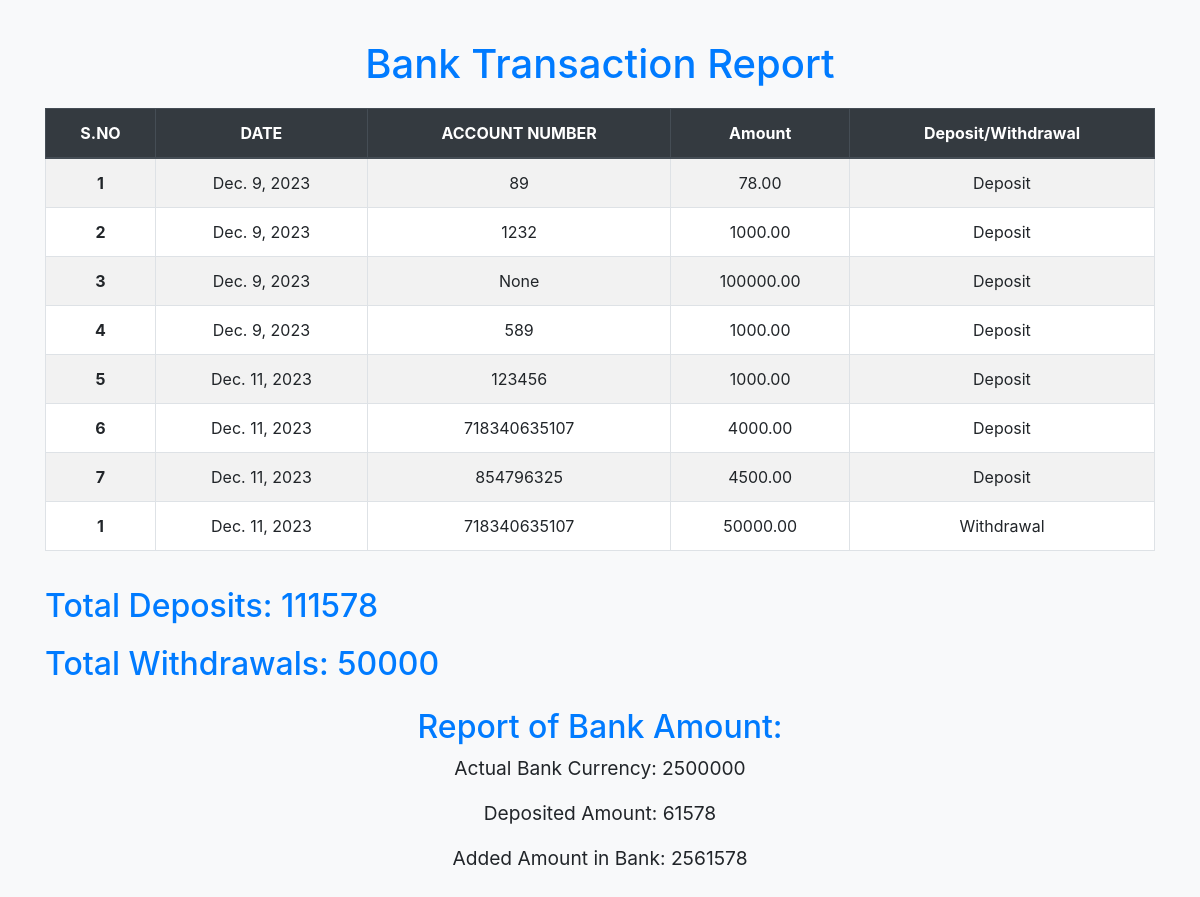
The page /report/ on the database its author committed.
### bankingapp/models.py (models this page shows)
class Deposit(models.Model):
    date = models.DateField()
    bank_account = models.ForeignKey(BankAccount, on_delete=models.CASCADE)
    account_number = models.CharField(max_length=50, blank=True, null=True)
    deposit_amount = models.DecimalField(max_digits=10, decimal_places=2)
    currency = models.CharField(max_length=3, default='INR')

class Withdrawal(models.Model):
    date = models.DateField()
    bank_account = models.ForeignKey(BankAccount, on_delete=models.CASCADE)
    account_number = models.CharField(max_length=50, blank=True, null=True)
    withdrawal_amount = models.DecimalField(max_digits=10, decimal_places=2)
    currency = models.CharField(max_length=3, default='INR')

### bankingapp/views.py (the view)
# urls.py: path('report/',report,name='report'),
def report(request):
    bank_accounts = BankAccount.objects.all()
    d = Deposit.objects.all()
    w = Withdrawal.objects.all()
    total_withdrawals = Withdrawal.objects.aggregate(total=Sum('withdrawal_amount'))['total'] or 0
    print("Total Withdrawals:", total_withdrawals)
    total_deposits = Deposit.objects.aggregate(total=Sum('deposit_amount'))['total'] or 0
    print("Total Deposits:", total_deposits)
    withdrawal_data = Withdrawal.objects.values('date').annotate(total=Sum('withdrawal_amount'))
    deposit_data = Deposit.objects.values('date').annotate(total=Sum('deposit_amount'))
    print("Withdrawals by Date:")
    for item in withdrawal_data:
        print(f"{item['date']} - {item['total']}")
    print("Deposits by Date:")
    for item in deposit_data:
        print(f"{item['date']} - {item['total']}")
    actual_amount=2500000
    amount=total_deposits-total_withdrawals
    added_amount=actual_amount+amount
    return render(request, 'report.html', {'added_amount':added_amount,'bank_accounts': bank_accounts,'d':d,'w':w,'total_withdrawals':total_withdrawals,'total_deposits':total_deposits,'actual_amount':actual_amount,'amount':amount})

### bankingapp/templates/report.html (shortened to what this page needs)
<!DOCTYPE html>
<html lang="en">
<head>
    <link rel="stylesheet" href="https://cdn.jsdelivr.net/npm/bootstrap@4.6.2/dist/css/bootstrap.min.css">
</head>
<body>
    <div class="container">
        <div class="row">
            <div class="col-12">
                <h1 class="text-center">Bank Transaction Report</h1>
                <div class="table-container">
                    <table class="table table-striped table-bordered">
                        <thead class="thead-dark">
                            <tr>
                                <th scope="col">S.NO</th>
                                <th scope="col">DATE</th>
                                <th scope="col">ACCOUNT NUMBER</th>
                                <th scope="col">Amount</th>
                                <th scope="col">Deposit/Withdrawal</th>
                            </tr>
                        </thead>
                        <tbody>
                            {% for i in d %}
                                <tr>
                                    <th scope="row">{{ forloop.counter }}</th>
                                    <td>{{ i.date }}</td>
                                    <td>{{ i.account_number }}</td>
                                    <td>{{ i.deposit_amount }}</td>
                                    <td>Deposit</td>
                                </tr>
                            {% endfor %}
                            {% for i in w %}
                                <tr>
                                    <th scope="row">{{ forloop.counter }}</th>
                                    <td>{{ i.date }}</td>
                                    <td>{{ i.account_number }}</td>
                                    <td>{{ i.withdrawal_amount }}</td>
                                    <td>Withdrawal</td>
                                </tr>
                            {% endfor %}
                        </tbody>
                    </table>
                </div>
                <h2>Total Deposits: {{ total_deposits }}</h2>
                <h2>Total Withdrawals: {{ total_withdrawals }}</h2>
                <div class="mt-4">
                    <h2 class="text-center">Report of Bank Amount:</h2>
                    <p class="text-center">Actual Bank Currency: {{ actual_amount }}</p>
                    <p class="text-center">Deposited Amount: {{ amount }}</p>
                    <p class="text-center">Added Amount in Bank: {{ added_amount }}</p>
                </div>
            </div>
        </div>
    </div>
</body>
</html>

### bankingapp/templates/report.html (style rules this page uses)
body { background-color: #f8f9fa; padding: 20px; }
.table-container { margin-top: 20px; overflow-x: auto; }
table { background-color: #ffffff; }
th, td { text-align: center; }
h1, h2 { color: #007bff; margin-top: 20px; }
p { font-size: 1.2rem; }

### rows shown on the page
Deposit: date "Dec. 9, 2023", account_number "89", deposit_amount "78.00"
Deposit: date "Dec. 9, 2023", account_number "1232", deposit_amount "1000.00"
Deposit: date "Dec. 9, 2023", account_number "None", deposit_amount "100000.00"
Deposit: date "Dec. 9, 2023", account_number "589", deposit_amount "1000.00"
Deposit: date "Dec. 11, 2023", account_number "123456", deposit_amount "1000.00"
Deposit: date "Dec. 11, 2023", account_number "718340635107", deposit_amount "4000.00"
Deposit: date "Dec. 11, 2023", account_number "854796325", deposit_amount "4500.00"
Withdrawal: date "Dec. 11, 2023", account_number "718340635107", withdrawal_amount "50000.00"

### other values the page prints
{{ total_deposits }} "111578"
{{ total_withdrawals }} "50000"
{{ actual_amount }} "2500000"
{{ amount }} "61578"
{{ added_amount }} "2561578"
